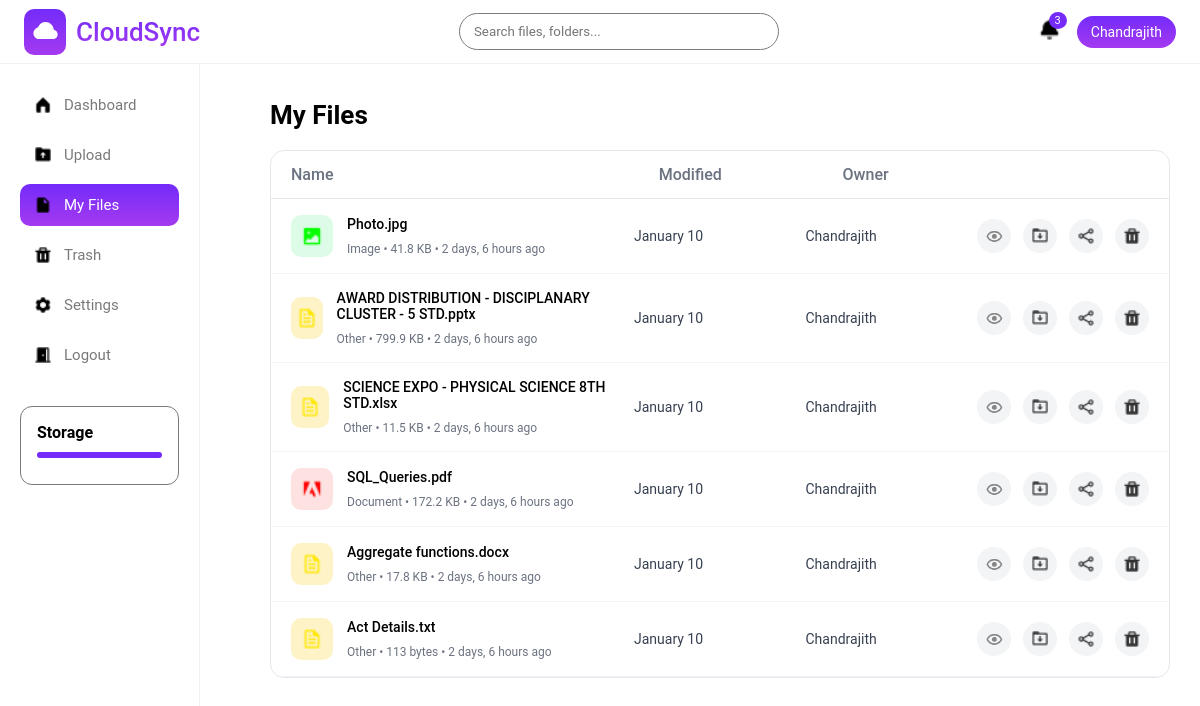
/user/myfiles/ (signed in), run on an earlier commit of the app's database.
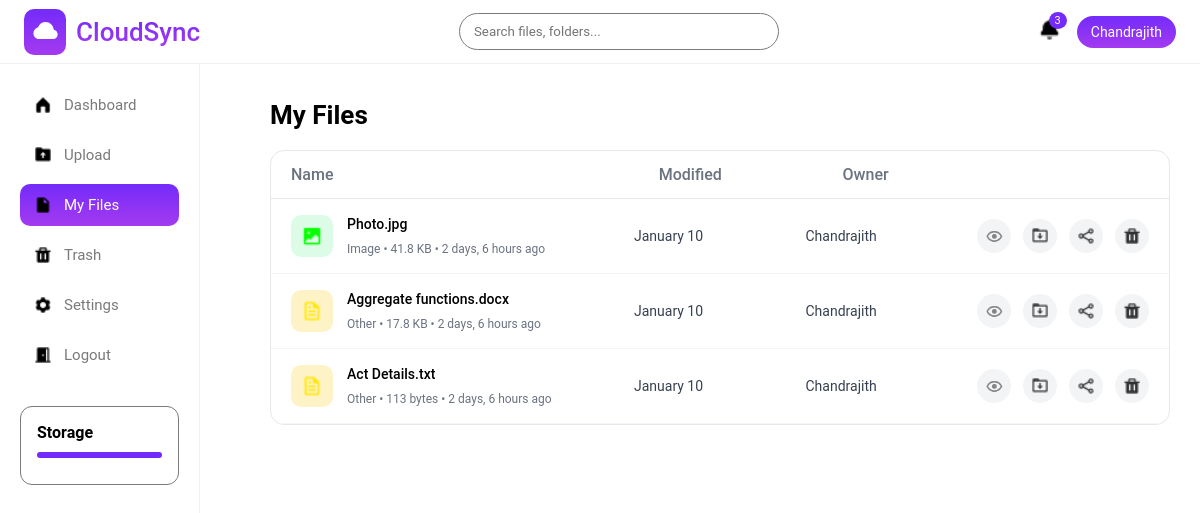
And on a later commit of the database.
### storageapp/models.py (models this page shows, shortened)
class CloudFile(models.Model):
    FILE_TYPES = (
        ("image", "Image"),
        ("video", "Video"),
        ("document", "Document"),
        ("other", "Other"),
    )
    user = models.ForeignKey(settings.AUTH_USER_MODEL, on_delete=models.CASCADE)
    file_name = models.CharField(max_length=255)
    file_size = models.BigIntegerField()
    file_type = models.CharField(max_length=20, choices=FILE_TYPES)
    file_url = models.URLField(null=True, blank=True)
    uploaded_file = models.FileField(upload_to='cloud/',null=True)
    public_id = models.CharField(max_length=255,null=True)
    uploaded_at = models.DateTimeField(auto_now_add=True)
    is_deleted = models.BooleanField(default=False)
    deleted_at = models.DateTimeField(null=True, blank=True)

### accounts/models.py (models this page shows)
class User(AbstractUser):
    profile_picture = models.ImageField(null=True, blank=True, upload_to = profile_image_upload_path)
    phone = models.CharField(max_length=10, unique=True, null=True, blank=True)

### storageapp/views.py (the view)
# urls.py: path('myfiles/', myfiles, name='myfiles'),
@login_required
def myfiles(request):
    q = request.GET.get("q", "").strip()
    file_type = request.GET.get("type")
    files = CloudFile.objects.filter(
        user=request.user,
        is_deleted=False
    )
    if file_type:
        files = files.filter(file_type=file_type)
    if q:
        files = files.filter(file_name__icontains=q)
    files = files.order_by("-uploaded_at")
    return render(
        request,
        "storageapp/myfiles.html",
        {
            "files": files,
            "active_type": file_type,
        }
    )

### storageapp/templates/storageapp/myfiles.html (shortened to what this page needs)
{% extends 'storageapp/base.html' %}
{% load static %}
{% load humanize %}
{% block style %}
<link rel="stylesheet" href="{% static 'css/myfiles.css' %}">
{% endblock %}
{% block content %}
<h2 class="page-title">My Files</h2>
<div class="files-table">
    <div class="table-head">
        <span>Name</span>
        <span>Modified</span>
        <span>Owner</span>
        <span></span>
    </div>
    {% for file in files %}
    <div class="file-row" id="file-{{ file.id }}">
        <div class="file-info">
            <div class="file-icon {{ file.file_type }}">
                {% if file.file_type == "image" %}
                    <img src="{% static 'images/image.png' %}">
                {% elif file.file_type == "video" %}
                    <img src="{% static 'images/video.png' %}">
                {% elif file.file_type == "document" %}
                    <img src="{% static 'images/adobe.png' %}">
                {% elif file.file_type == "excel" %}
                    <img src="{% static 'images/excel.png' %}">
                {% elif file.file_type == "word" %}
                    <img src="{% static 'images/word.png' %}">
                {% else %}
                    <img src="{% static 'images/file.png' %}">
                {% endif %}
            </div>
            <div>
                <div class="file-name">{{ file.file_name }}</div>
                <div class="file-meta">
                    {{ file.file_type|capfirst }} • {{ file.file_size|filesizeformat }} •
                    {{ file.uploaded_at|naturaltime }}
                </div>
            </div>
        </div>
        <div class="file-date">
            {{ file.uploaded_at|date:"F d" }}
        </div>
        <div class="file-owner">
            {{ request.user.first_name|default:request.user.username }}
        </div>
        <div class="file-actions">
            {% if file.file_url %}
            <a href="{{ file.file_url }}" target="_blank" class="icon-btn">
                <img src="{% static 'images/hidepassword_icon.png' %}" alt="">
            </a>
            <a href="{% url 'storageapp:download_file' file.id %}"
            class="icon-btn download"
            title="Download">
                <img src="{% static 'images/download.png' %}" alt="">
            </a>
            <button class="icon-btn share" title="Share" onclick="navigator.clipboard.writeText('{{ file.file_url }}')">
                <img src="{% static 'images/shareicon.png' %}" alt="">
            </button>
            <button
                class="icon-btn trash"
                title="Move to Trash"
                onclick="moveToTrash('{{ file.id }}')">
                <img src="{% static 'images/trash.png' %}" alt="">
            </button>
            {% endif %}
        </div>
    </div>
    {% empty %}
        <p class="empty">No files uploaded</p>
    {% endfor %}
</div>
{% endblock %}

### storageapp/templates/storageapp/base.html (shortened to what this page needs)
{% load static %}
<!DOCTYPE html>
<html lang="en">
<head>
    <link rel="stylesheet" href="{% static 'css/common.css' %}">
    <link rel="stylesheet" href="{% static 'css/base.css' %}">
    {% block style %}
    {% endblock %}
</head>
<body>
<div class="header">
    <div class="logoarea">
        <div class="logoimage">
            <img src="{% static 'images/cloud.png' %}" alt="logoimage">
        </div>
        <div class="logotext">CloudSync</div>
    </div>
    <form onsubmit="return false;" class="global-search">
        <div class="search-box">
        <input
            type="text"
            placeholder="Search files, folders..."
        >
        </div>
    </form>
    <div class="header-right">
        <div class="notification"><img src="{% static 'images/bell.png' %}" alt="" srcset=""><span>3</span></div>
        <div class="user-pill">{{ request.user.first_name|default:request.user.username }}</div>
    </div>
</div>
<div class="sidebar">
    <a href="{% url 'storageapp:dashboard' %}" class="nav-item {% if request.resolver_match.url_name == 'dashboard' %}active{% endif %}"><img src="{% static 'images/dashboard.png' %}" alt=""> Dashboard</a>
    <a href="{% url 'storageapp:upload_page' %}" class="nav-item {% if request.resolver_match.url_name == 'upload_page' %}active{% endif %}"><img src="{% static 'images/upload.png' %}" alt=""> Upload</a>
    <a href="{% url 'storageapp:myfiles' %}" class="nav-item {% if request.resolver_match.url_name == 'myfiles' %}active{% endif %}"><img src="{% static 'images/myfile.png' %}" alt=""> My Files</a>
    <a href="{% url 'storageapp:trash' %}" class="nav-item {% if request.resolver_match.url_name == 'trash' %}active{% endif %}"><img src="{% static 'images/trash.png' %}" alt=""> Trash</a>
    <a href="{% url 'storageapp:settings' %}" class="nav-item {% if request.resolver_match.url_name == 'settings' %}active{% endif %}"><img src="{% static 'images/settings.png' %}" alt=""> Settings</a>
    <a href="{% url 'accounts:user_logout' %}" class="nav-item"><img src="{% static 'images/logout.png' %}" alt=""> Logout</a>
    <div class="storage-box">
    <strong>Storage</strong>
    <div class="progressbar">
</div>
</div>
</div>
<div class="main">
    {% block content %}
    {% endblock %}
</div>
</body>
</html>

What changed in the data, as far as the page shows it:
no longer on this page (row edited): CloudFile: file_name "AWARD DISTRIBUTION - DISCIPLANARY CLUSTER - 5 STD.pptx", file_type "Other", file_size|filesizeformat "799.9 KB", uploaded_at "2 days, 6 hours ago", uploaded_at "January 10", {{ request.user.first_name|default:request.user.username }} "Chandrajith"
no longer on this page (row edited): CloudFile: file_name "SCIENCE EXPO - PHYSICAL SCIENCE 8TH STD.xlsx", file_type "Other", file_size|filesizeformat "11.5 KB", uploaded_at "2 days, 6 hours ago", uploaded_at "January 10", {{ request.user.first_name|default:request.user.username }} "Chandrajith"
no longer on this page (row edited): CloudFile: file_name "SQL_Queries.pdf", file_type "Document", file_size|filesizeformat "172.2 KB", uploaded_at "2 days, 6 hours ago", uploaded_at "January 10", {{ request.user.first_name|default:request.user.username }} "Chandrajith"
